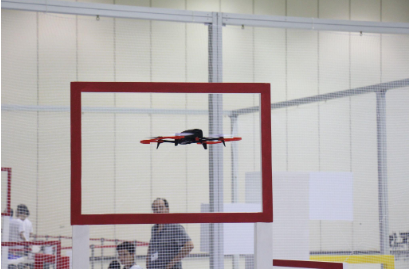
#> input picture First test/p1.png, 409 x 269 px, given in place of test3.mp4, which was not available
$ python main-gate.py
#> lines starting #> are read from the running program, lines starting #| are printed output that depends on the picture; after the words box and inside, x2 and y2 are one past the last pixel; in counts of white or black regions, pixels touching at a corner belong together; pictures that were not available may be replaced by others from this repository, and a replacement may not be noted
import numpy as np
import cv2
# import video
cap = cv2.VideoCapture("test3.mp4")
cv2.namedWindow('frame', 0)
# resize video
cv2.resizeWindow('frame', 300, 300)


frame_width = int(cap.get(3))
frame_height = int(cap.get(4))

size = (frame_width, frame_height)
result = cv2.VideoWriter('gate.mp4',
                         cv2.VideoWriter_fourcc(*'MP4V'),
                         10, size)


while (True):

    ret, frame = cap.read()
#> frame is the input picture: shape (269, 409, 3); mean B, G, R 177.5, 177.2, 182.7

    #filter the frame to detect the gate
    frame1 = cv2.inRange(frame, (57, 40, 145),
                        (132, 114, 205))
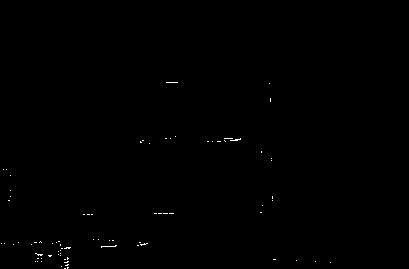
#> frame1: shape (269, 409); 0.2% white in thin lines or dots, all inside (x1, y1, x2, y2) = (1, 82, 331, 269)
   # remove noises
    kernel = np.ones((5, 5), np.uint8)
    frame2 = cv2.morphologyEx(frame1, cv2.MORPH_OPEN, kernel, iterations=3)
#> frame2: shape (269, 409); every value is 0
    frame3 = cv2.morphologyEx(frame1, cv2.MORPH_CLOSE, kernel, iterations=15)
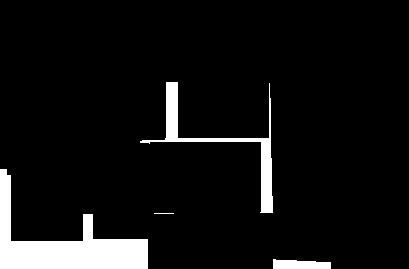
#> frame3: shape (269, 409); 7.1% white; 4 white regions, box (x1, y1, x2, y2) and area: (0, 169, 148, 269) 5292, (140, 82, 273, 213) 2033, (273, 259, 331, 269) 476, (154, 213, 174, 214) 20

    blur = cv2.GaussianBlur(frame3, (5, 5), 0)
    ret, thresh_img = cv2.threshold(blur, 91, 255, cv2.THRESH_BINARY)
#> thresh_img: shape (269, 409); 7.1% white; 4 white regions (1 under 20 px)

    # find contours
    contours = cv2.findContours(
       thresh_img, cv2.RETR_TREE, cv2.CHAIN_APPROX_SIMPLE)[-2]
#> contours = 4 contours, 1 with area under 20; largest, box (x1, y1, x2, y2) and area: (0, 169, 148, 269) 5026, (140, 82, 273, 213) 1732, (273, 259, 331, 269) 414
    # sort contours
    contours = sorted(contours, key=cv2.contourArea)

    # find the biggest contour
    c = max(contours, key=cv2.contourArea)
#> c = contour of 16 points, box (x1, y1, x2, y2) (0, 169, 148, 269), area 5026


    # draw a rectangle to cover the biggest contours area
    x, y, w, h = cv2.boundingRect(c)
#> x = 0; y = 169; w = 148; h = 100

    cv2.rectangle(frame, (x, y), (x+w, y+h), (0, 0, 0), 4)

    # find moment
    M = cv2.moments(c)
#> M = moments, m00 5026, centre m10/m00, m01/m00 = (65.64, 246.1)
    cX = int(M["m10"] / M["m00"])
#> cX = 65
    cY = int(M["m01"] / M["m00"])
#> cY = 246

   # draw circle at center of contour
    cv2.circle(frame, (cX, cY), 4, (0, 0, 0), 20)
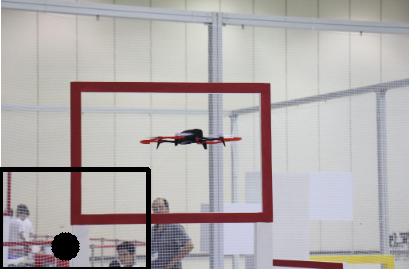
#> frame: shape (269, 409, 3); mean B, G, R 173.8, 173.6, 178.8

    # add frame to result video
    result.write(frame)
    # result
    cv2.imshow('frame', frame)
    if cv2.waitKey(1) & 0xFF == ord('q'):
#> (key q is pressed here)
        break


# When everything done, release the capture & result
cap.release()
result.release()
cv2.destroyAllWindows()
